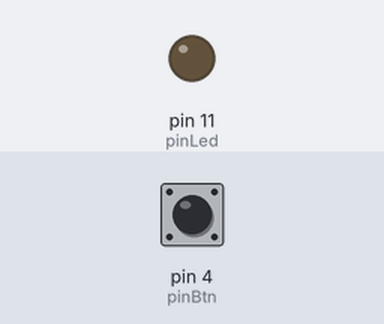
The sketch below on a simulated Arduino Uno, built with avr-gcc and run on an emulated ATmega328P. On the bench: output pins drawn as LEDs (lit = HIGH). The inputs (shaded band) are chosen by the test bench; at power-on: pin 4 (pinBtn) LOW.

Above: at 1.2 s.
1.3 s: pin 4 (pinBtn) pulled HIGH for 0.15 s
At 1.7 s:
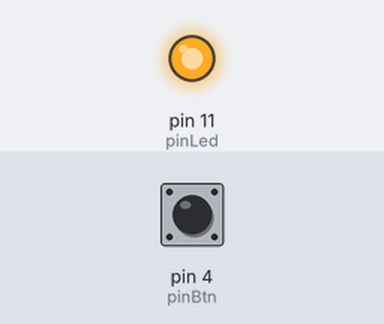
2.9 s: pin 4 (pinBtn) pulled HIGH for 1 s
At 4.1 s:
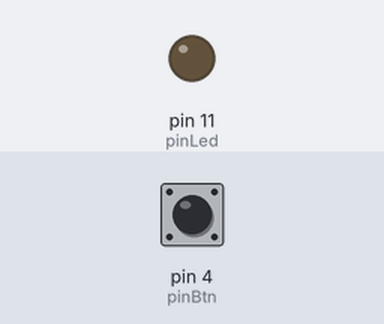
5.4 s: pin 4 (pinBtn) pulled HIGH for 3.2 s
At 6.0 s:
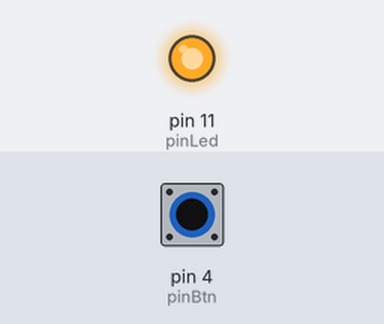
Timing chart, 0 to 8.4 s (numbered marks = the images above; inputs shaded):
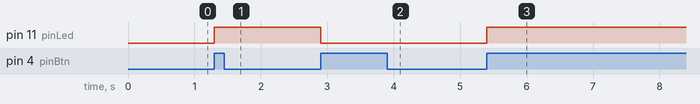

Measured:
- after the input at 1.3 s, pin 11 (pinLed): LOW → HIGH at once
- after the input at 2.9 s, pin 11 (pinLed): HIGH → LOW at once
- after the input at 5.4 s, pin 11 (pinLed): LOW → HIGH at once

The sketch:

ArdinoOpdracht3.ino
```cpp
 // de pull down knop doorverbinden aan pin 4 voor de input.
 const int pinBtn = 4;
 //het led lampje doorverbinden aan pin 11;
 const int pinLed = 11;

 // de orginele staat van de button bepalen die is nu LOW of in cijfer termen 0. wat betekent dat de knop niet ingedrukt is.
 int btnState = LOW;
 // de laatste status van de button op LOW zetten zodat de de status niet blijft veranderen als je de knop indrukt houd.
 int btnLastState = LOW;
 // de orginele status van het led lampje is LOW wat betekent dat hij uit staat, want er komt geen stroom doorheen.
 int ledState = LOW;


void setup()
{

  // de button specificeren als een input want je drukt hem in dus daarmee breng je een opdracht om stroom naar een bepaald punt te leiden in.
  pinMode(pinBtn, INPUT);
  // het ledlampje specificeren als een OUTPUT wasnt daar word de opdracht van het stroom uitgevoerd. in dit geval het laten branden van het licht.
  pinMode(pinLed, OUTPUT);

}

void loop()
{

  //de status van de button is verbonden het uitlezen van de pin waarop de button is geïnstalleerd. er zijn 2 mogelijkheden hij word ingedrukt(HIGH) of hij word niet ingedrukt.(LOW);
  btnState = digitalRead(pinBtn);

  // een if statement die checked of de status van de button HIGH is en de status daarvoor LOW was zodat hij alleen reageert op 1 indruk van de knop en niet op het ingedrukt houden van de knop.
  if(btnState == HIGH && btnLastState == LOW){


  // de status van het led Lampje is of LOW of niet LOW(HIGH). en andersom ook. zoweet het programma of het ledlampje aan moet staan of niet.
    ledState = !ledState;


    //de opdracht om het ledlampje aan en uit teschrijven en toeverwijzen aan het juiste ledlampje ook daad werkelijk uit te voeren. en het is digitaal want hij kan alleen aan of uit staan.
    digitalWrite(pinLed, ledState);

    // een delay uitvoeren zodat er geen conflicten kunnen ontstaan het aan en uitgaan van het ledlampje. er wordt eerst 300 milisec gewacht zodat de volgende opdracht veilig kan worden uitgevoerd.
    delay(300);


  }

  //zorgen dat de vorige status van het indrukken van de knop overeenkomt met de huidige status van het indrukken van de knop zodat het programma weet dat de knop niet weer van hoog naar laag moet gaan.
  btnLastState = btnState;

}
```
